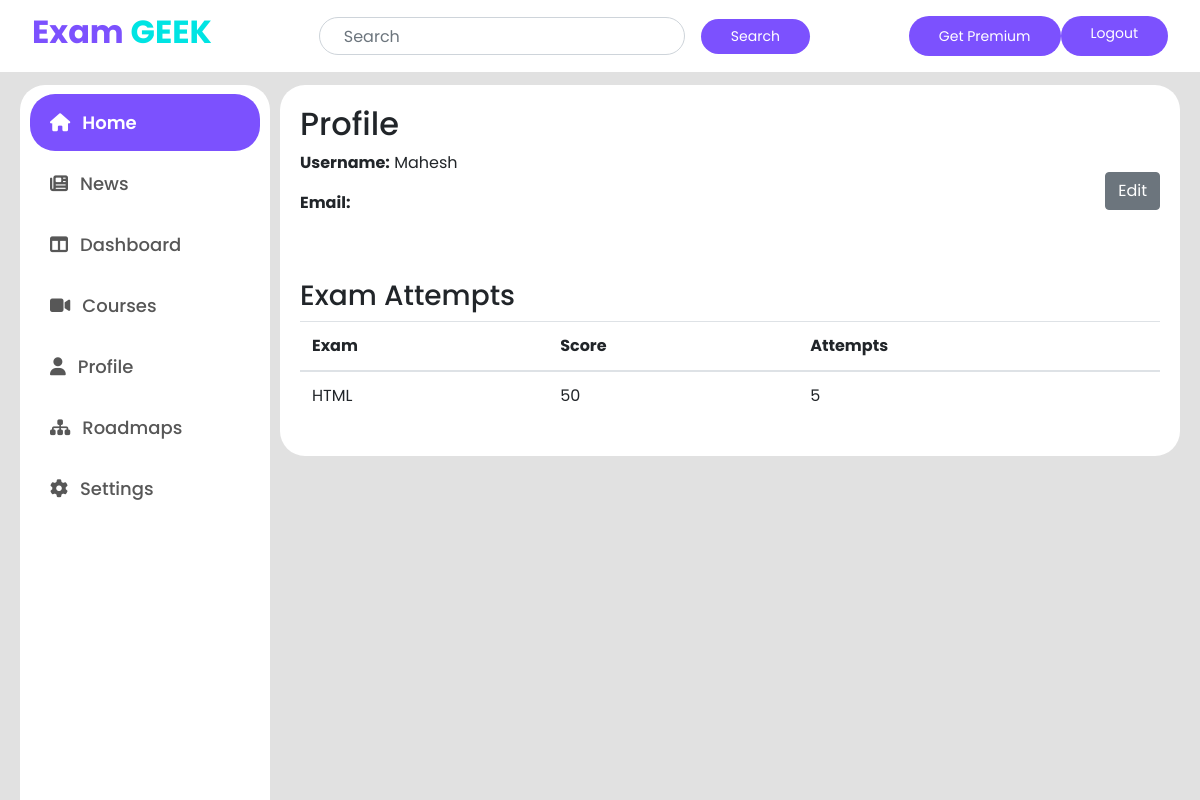
The page /profile/ (signed in) on the database as committed earlier.
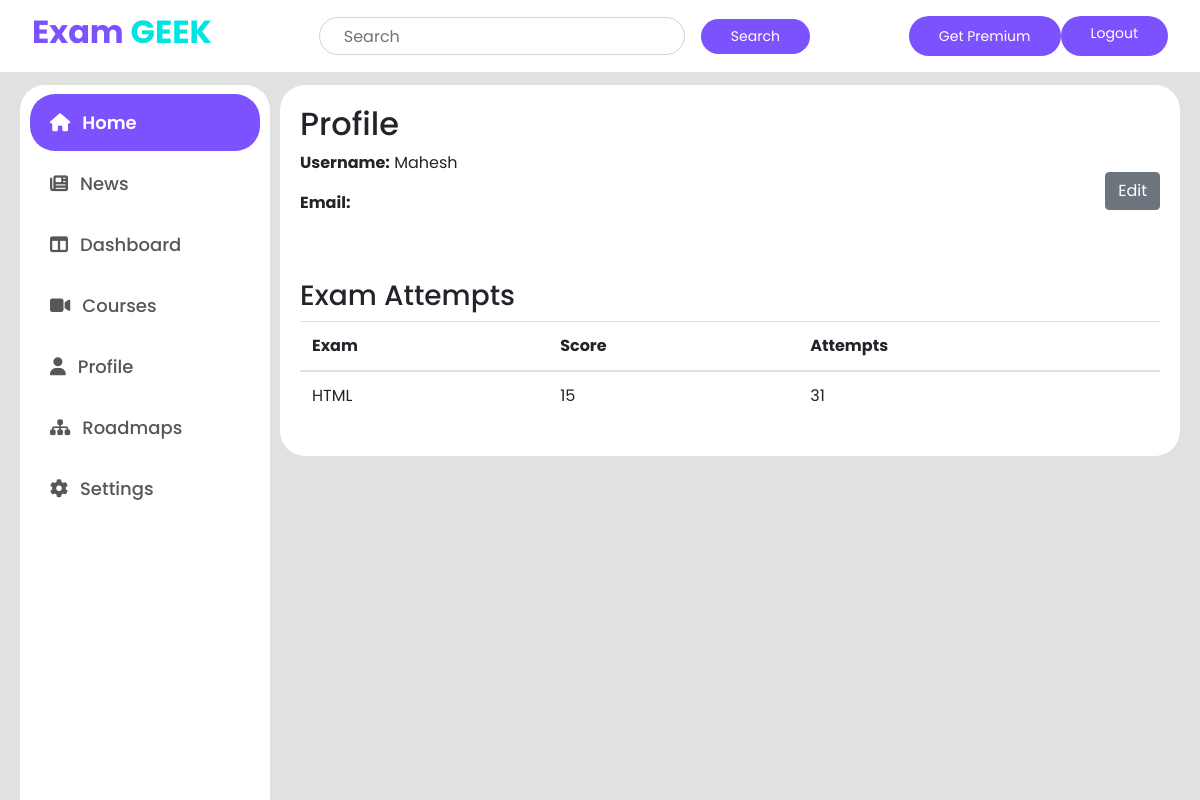
The same page on the database as committed later.
### examapp/models.py (models this page shows, shortened)
class UserExam(models.Model):
    user = models.ForeignKey(User, on_delete=models.CASCADE)
    exam = models.ForeignKey(Exam, on_delete=models.CASCADE)
    score = models.IntegerField(null=True,blank=True)
    attempts = models.IntegerField(default=1)

class Exam(models.Model):
    title = models.CharField(max_length=200)
    description = models.TextField()

### examapp/views.py (the view)
# urls.py: path('profile/', views.profile, name='profile'),
@login_required
def profile(request):
    user = request.user
    user_exams = UserExam.objects.filter(user=user)
    if request.method == 'POST':
        form = ProfileForm(request.POST, instance=user.profile)
        if form.is_valid():
            form.save()
            return redirect('profile')
    else:
        form = ProfileForm(instance=user.profile)
    return render(request, 'examapp/profile.html', {
        'form': form,
        'user_exams': user_exams
    })

### examapp/forms.py
class ProfileForm(forms.ModelForm):
    class Meta:
        model = Profile
        fields = ['bio', 'location', 'birth_date']

### examapp/templates/examapp/profile.html (shortened to what this page needs)
{% extends 'base.html' %}
{% block content %}
    {% include 'sidebar.html'%}
    <div class="content">
        <h2>Profile</h2>
        <div class="profile-info">
            <div id="profile-text">
                <p><strong>Username:</strong> {{ user.username }}</p>
                <p><strong>Email:</strong> {{ user.email }}</p>
            </div>
            <div class="edit-btn">
                <button id="edit-btn" class="btn btn-secondary">Edit</button>
            </div>
        </div>
        <h3 class="mt-5">Exam Attempts</h3>
        <table class="table">
            <thead>
                <tr>
                    <th>Exam</th>
                    <th>Score</th>
                    <th>Attempts</th>
                </tr>
            </thead>
            <tbody>
                {% for user_exam in user_exams %}
                <tr>
                    <td>{{ user_exam.exam.title }}</td>
                    <td>{{ user_exam.score }}</td>
                    <td>{{ user_exam.attempts }}</td>
                </tr>
                {% endfor %}
            </tbody>
        </table>
    </div>
{% endblock %}

Rows that differ between the two databases and show on the page:
changed UserExam "HTML": score "50" → "15"; attempts "5" → "31"
